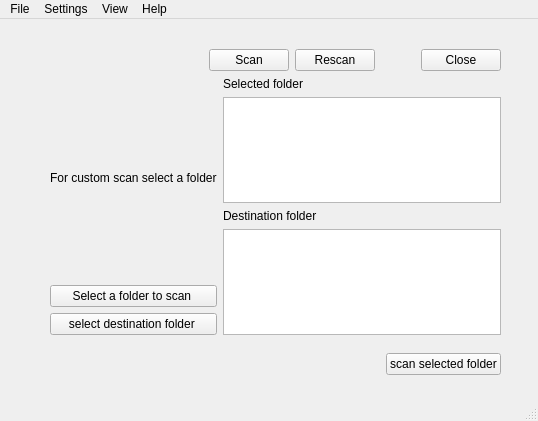
<?xml version="1.0" encoding="UTF-8"?>
<ui version="4.0">
 <class>MainWindow</class>
 <widget class="QMainWindow" name="MainWindow">
  <property name="geometry">
   <rect>
    <x>0</x>
    <y>0</y>
    <width>538</width>
    <height>421</height>
   </rect>
  </property>
  <property name="windowTitle">
   <string>MainWindow</string>
  </property>
  <widget class="QWidget" name="centralwidget">
   <widget class="QWidget" name="">
    <property name="geometry">
     <rect>
      <x>50</x>
      <y>330</y>
      <width>451</width>
      <height>31</height>
     </rect>
    </property>
    <layout class="QHBoxLayout" name="horizontalLayout_4">
     <item>
      <widget class="QLabel" name="label_signal">
       <property name="text">
        <string/>
       </property>
      </widget>
     </item>
     <item>
      <spacer name="horizontalSpacer_4">
       <property name="orientation">
        <enum>Qt::Orientation::Horizontal</enum>
       </property>
       <property name="sizeHint" stdset="0">
        <size>
         <width>40</width>
         <height>20</height>
        </size>
       </property>
      </spacer>
     </item>
     <item>
      <widget class="QPushButton" name="pushButton_scanSelected">
       <property name="text">
        <string>scan selected folder</string>
       </property>
      </widget>
     </item>
    </layout>
   </widget>
   <widget class="QWidget" name="">
    <property name="geometry">
     <rect>
      <x>50</x>
      <y>10</y>
      <width>451</width>
      <height>306</height>
     </rect>
    </property>
    <layout class="QVBoxLayout" name="verticalLayout_8">
     <item>
      <layout class="QHBoxLayout" name="horizontalLayout_2">
       <item>
        <widget class="QLabel" name="label_2">
         <property name="text">
          <string/>
         </property>
        </widget>
       </item>
       <item>
        <spacer name="horizontalSpacer_3">
         <property name="orientation">
          <enum>Qt::Orientation::Horizontal</enum>
         </property>
         <property name="sizeHint" stdset="0">
          <size>
           <width>40</width>
           <height>20</height>
          </size>
         </property>
        </spacer>
       </item>
       <item>
        <spacer name="horizontalSpacer_2">
         <property name="orientation">
          <enum>Qt::Orientation::Horizontal</enum>
         </property>
         <property name="sizeHint" stdset="0">
          <size>
           <width>40</width>
           <height>20</height>
          </size>
         </property>
        </spacer>
       </item>
       <item>
        <layout class="QHBoxLayout" name="horizontalLayout">
         <item>
          <layout class="QVBoxLayout" name="verticalLayout">
           <item>
            <widget class="QLabel" name="label_scan">
             <property name="text">
              <string/>
             </property>
            </widget>
           </item>
           <item>
            <widget class="QPushButton" name="pushButton">
             <property name="text">
              <string>Scan</string>
             </property>
            </widget>
           </item>
          </layout>
         </item>
         <item>
          <layout class="QVBoxLayout" name="verticalLayout_2">
           <item>
            <widget class="QLabel" name="label_rescan">
             <property name="text">
              <string/>
             </property>
            </widget>
           </item>
           <item>
            <widget class="QPushButton" name="pushButton_2">
             <property name="text">
              <string>Rescan</string>
             </property>
            </widget>
           </item>
          </layout>
         </item>
         <item>
          <spacer name="horizontalSpacer">
           <property name="orientation">
            <enum>Qt::Orientation::Horizontal</enum>
           </property>
           <property name="sizeHint" stdset="0">
            <size>
             <width>40</width>
             <height>20</height>
            </size>
           </property>
          </spacer>
         </item>
         <item>
          <layout class="QVBoxLayout" name="verticalLayout_3">
           <item>
            <widget class="QLabel" name="label_close">
             <property name="text">
              <string/>
             </property>
            </widget>
           </item>
           <item>
            <widget class="QPushButton" name="pushButton_5">
             <property name="text">
              <string>Close</string>
             </property>
            </widget>
           </item>
          </layout>
         </item>
        </layout>
       </item>
      </layout>
     </item>
     <item>
      <layout class="QHBoxLayout" name="horizontalLayout_3">
       <item>
        <layout class="QVBoxLayout" name="verticalLayout_5">
         <item>
          <widget class="QLabel" name="label">
           <property name="text">
            <string>For custom scan select a folder</string>
           </property>
          </widget>
         </item>
         <item>
          <layout class="QVBoxLayout" name="verticalLayout_4">
           <item>
            <widget class="QPushButton" name="pushButton_3">
             <property name="text">
              <string>Select a folder to scan </string>
             </property>
            </widget>
           </item>
           <item>
            <widget class="QPushButton" name="pushButton_4">
             <property name="text">
              <string>select destination folder </string>
             </property>
            </widget>
           </item>
          </layout>
         </item>
        </layout>
       </item>
       <item>
        <layout class="QVBoxLayout" name="verticalLayout_6">
         <item>
          <widget class="QLabel" name="label_3">
           <property name="text">
            <string>Selected folder</string>
           </property>
          </widget>
         </item>
         <item>
          <widget class="QTextEdit" name="textEdit_selectedFolder">
           <property name="readOnly">
            <bool>true</bool>
           </property>
          </widget>
         </item>
         <item>
          <widget class="QLabel" name="label_4">
           <property name="text">
            <string>Destination folder</string>
           </property>
          </widget>
         </item>
         <item>
          <widget class="QTextEdit" name="textEdit_destinationFolder">
           <property name="readOnly">
            <bool>true</bool>
           </property>
          </widget>
         </item>
        </layout>
       </item>
      </layout>
     </item>
    </layout>
   </widget>
  </widget>
  <widget class="QMenuBar" name="menubar">
   <property name="geometry">
    <rect>
     <x>0</x>
     <y>0</y>
     <width>538</width>
     <height>25</height>
    </rect>
   </property>
   <widget class="QMenu" name="menuFile">
    <property name="title">
     <string>File</string>
    </property>
   </widget>
   <widget class="QMenu" name="menuSettings">
    <property name="title">
     <string>Settings</string>
    </property>
   </widget>
   <widget class="QMenu" name="menuView">
    <property name="title">
     <string>View</string>
    </property>
   </widget>
   <widget class="QMenu" name="menuHelp">
    <property name="title">
     <string>Help</string>
    </property>
   </widget>
   <addaction name="menuFile"/>
   <addaction name="menuSettings"/>
   <addaction name="menuView"/>
   <addaction name="menuHelp"/>
  </widget>
  <widget class="QStatusBar" name="statusbar"/>
 </widget>
 <resources/>
 <connections/>
</ui>
